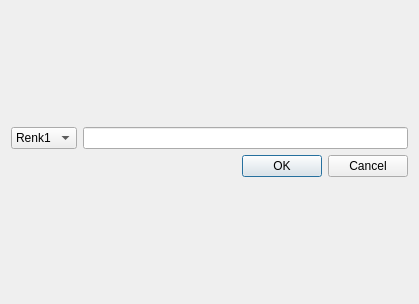
<?xml version="1.0" encoding="UTF-8"?>
<ui version="4.0">
 <class>Dialog</class>
 <widget class="QDialog" name="Dialog">
  <property name="geometry">
   <rect>
    <x>0</x>
    <y>0</y>
    <width>419</width>
    <height>304</height>
   </rect>
  </property>
  <property name="windowTitle">
   <string>recipe</string>
  </property>
  <layout class="QGridLayout" name="gridLayout">
   <item row="0" column="0">
    <layout class="QVBoxLayout" name="verticalLayout">
     <item>
      <layout class="QHBoxLayout" name="horizontalLayout">
       <item>
        <widget class="QComboBox" name="comboBox">
         <item>
          <property name="text">
           <string>Renk1</string>
          </property>
         </item>
         <item>
          <property name="text">
           <string>Renk2</string>
          </property>
         </item>
         <item>
          <property name="text">
           <string>Renk3</string>
          </property>
         </item>
         <item>
          <property name="text">
           <string>Renk4</string>
          </property>
         </item>
         <item>
          <property name="text">
           <string>Renk5</string>
          </property>
         </item>
         <item>
          <property name="text">
           <string>Renk6</string>
          </property>
         </item>
         <item>
          <property name="text">
           <string>Renk7</string>
          </property>
         </item>
         <item>
          <property name="text">
           <string>Renk8</string>
          </property>
         </item>
        </widget>
       </item>
       <item>
        <widget class="QLineEdit" name="lineEdit"/>
       </item>
      </layout>
     </item>
     <item>
      <widget class="QDialogButtonBox" name="buttonBox">
       <property name="orientation">
        <enum>Qt::Horizontal</enum>
       </property>
       <property name="standardButtons">
        <set>QDialogButtonBox::Cancel|QDialogButtonBox::Ok</set>
       </property>
      </widget>
     </item>
    </layout>
   </item>
  </layout>
 </widget>
 <resources/>
 <connections>
  <connection>
   <sender>buttonBox</sender>
   <signal>accepted()</signal>
   <receiver>Dialog</receiver>
   <slot>accept()</slot>
   <hints>
    <hint type="sourcelabel">
     <x>248</x>
     <y>254</y>
    </hint>
    <hint type="destinationlabel">
     <x>157</x>
     <y>274</y>
    </hint>
   </hints>
  </connection>
  <connection>
   <sender>buttonBox</sender>
   <signal>rejected()</signal>
   <receiver>Dialog</receiver>
   <slot>reject()</slot>
   <hints>
    <hint type="sourcelabel">
     <x>316</x>
     <y>260</y>
    </hint>
    <hint type="destinationlabel">
     <x>286</x>
     <y>274</y>
    </hint>
   </hints>
  </connection>
 </connections>
</ui>
